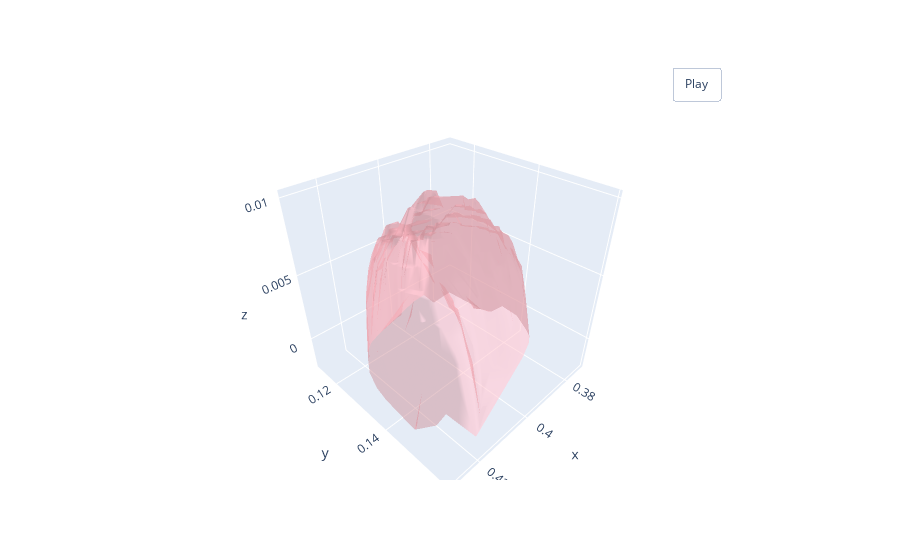

The notebook cell this image was saved under:
### Code cell
x,y,z = xyz[:,0], xyz[:,1], xyz[:,2]
visualize_rotate([go.Mesh3d(x=x, y=y, z=z, color='lightpink', opacity=0.50)]).show()

### Figure 1 — Plotly figure (JSON) as saved in the notebook; plotly's stock layout.template omitted (floating-point values rounded to 4 significant figures; data arrays with more than 128 entries replaced by an {"elided": "..."} marker saying what was removed)
{"data": [{"color": "lightpink", "opacity": 0.5, "type": "mesh3d", "x": {"elided": "905 float values"}, "y": {"elided": "905 float values"}, "z": {"elided": "905 float values"}}], "layout": {"updatemenus": [{"buttons": [{"args": [null, {"frame": {"duration": 50, "redraw": true}, "fromcurrent": true, "mode": "immediate", "transition": {"duration": 0}}], "label": "Play", "method": "animate"}], "pad": {"r": 10, "t": 45}, "showactive": false, "type": "buttons", "x": 0.8, "xanchor": "left", "y": 1, "yanchor": "bottom"}]}}
